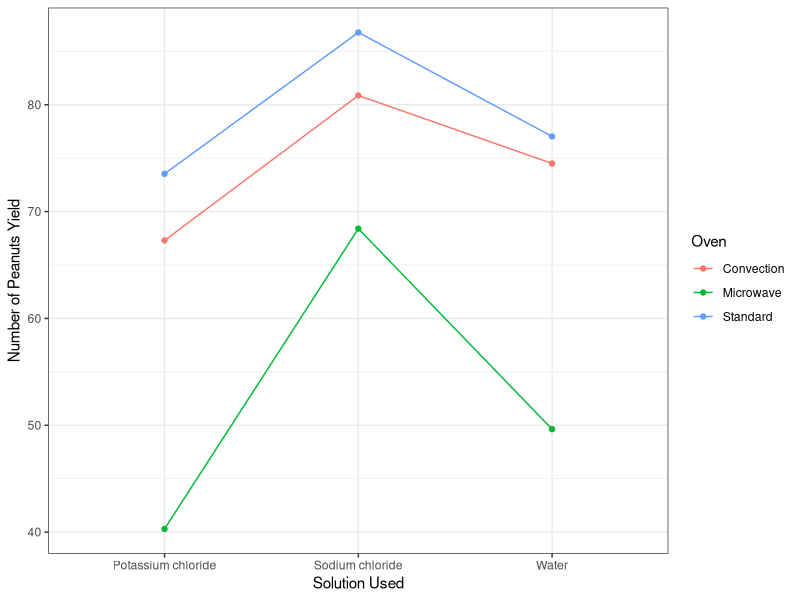
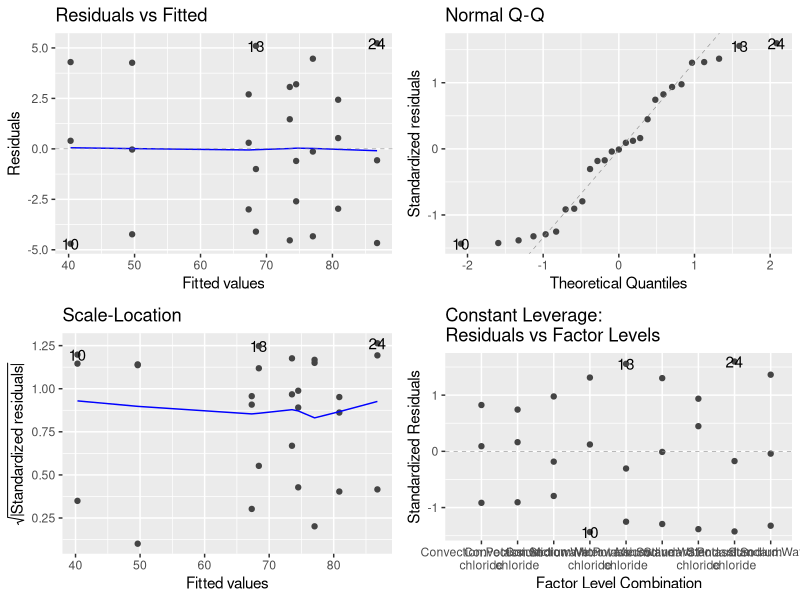
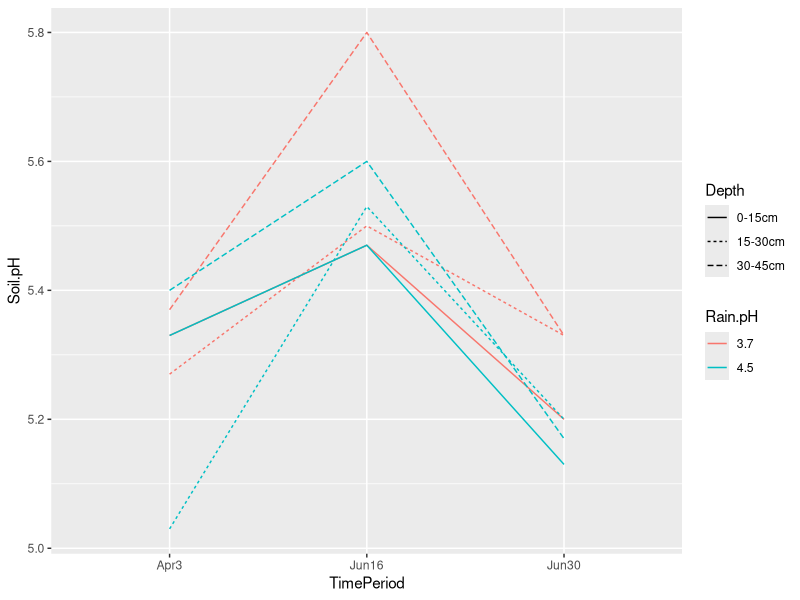
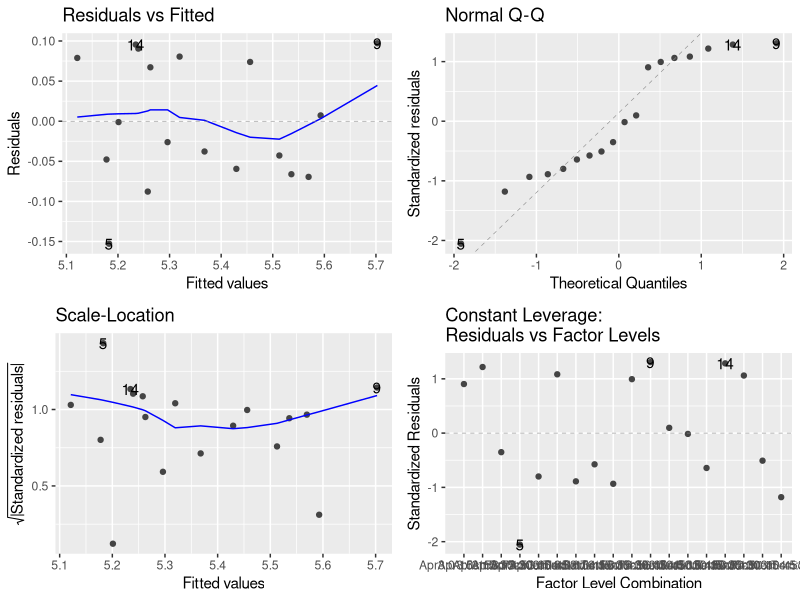
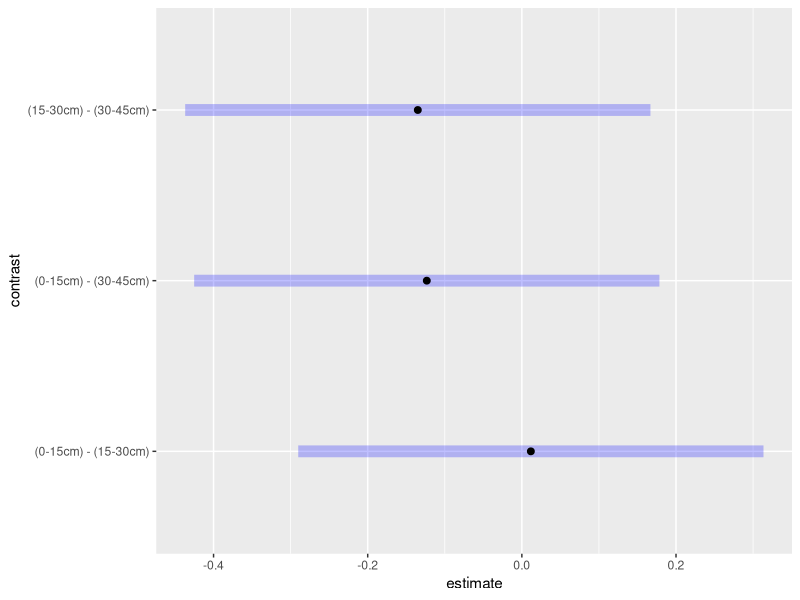

R code for these plots, in order:
## ---- chunk 1
knitr::opts_chunk$set(echo = TRUE)
library(tidyverse)
library(ggfortify)
library(emmeans)
library(gridExtra)
library(knitr)
## ---- chunk 2
peanut <- read.csv("peanutStudy.csv")
glimpse(peanut)
## ---- chunk 3
ggplot(peanut, aes(x=Solution,y=Yield, color=Oven, group=Oven))  + 
  stat_summary(fun.y=mean, geom="point") +
  stat_summary(fun.y=mean, geom="line") + 
  labs(y="Number of Peanuts Yield", x= "Solution Used") + 
  theme_bw()
## ---- chunk 4
peanut.anova <- aov(Yield ~ Oven + Solution + Oven:Solution, data=peanut)
autoplot(peanut.anova)
summary(peanut.anova)
## ---- chunk 5
acidRain <- read.csv("acidRainStudy.csv")
## ---- chunk 6
cleanedAcidRain <- acidRain %>%
  mutate(Rain.pH = as.factor(Rain.pH),
         Name = paste(Rain.pH, Depth))
glimpse(cleanedAcidRain)
## ---- chunk 7
ggplot(cleanedAcidRain)+
  geom_line(aes(x = TimePeriod, y = Soil.pH, color= Rain.pH, linetype= Depth, group = Name))
## ---- chunk 8
cleanedAcidRain.anova <- aov(Soil.pH ~ TimePeriod + Depth*Rain.pH , data = cleanedAcidRain)
summary(cleanedAcidRain.anova)
autoplot(cleanedAcidRain.anova)
## ---- chunk 9
cleanedAcidRain.mc <- emmeans(cleanedAcidRain.anova, "Depth")
contrast(cleanedAcidRain.mc, "pairwise")
plot(contrast(cleanedAcidRain.mc, "pairwise"), level = 0.999)
